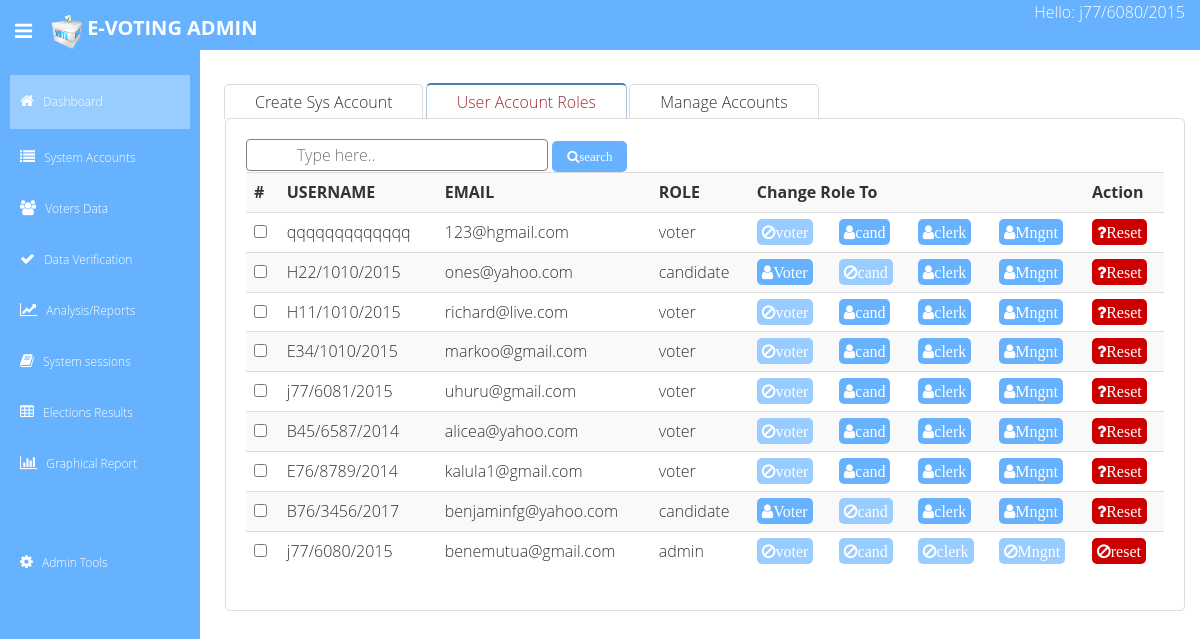
The page /admin/user-roles.php (signed in) on the database its author committed.
### tables this page shows
CREATE TABLE `users` (
  `id` int(11) NOT NULL,
  `name` varchar(100) NOT NULL,
  `username` varchar(40) NOT NULL,
  `password` varchar(256) DEFAULT '11111',
  `role` varchar(15) NOT NULL DEFAULT 'voter',
  `email` varchar(80) DEFAULT NULL,
  `reg_date` datetime NOT NULL DEFAULT current_timestamp()
);

### admin/user-roles.php (the view, shortened to what this page needs)
<?php require_once('usersdb.php'); ?>
<?php
$query="SELECT * FROM users WHERE username= '".$_SESSION['username']."' ";
$results=mysqli_query($link,$query); ?>
<?php while($row=mysqli_fetch_array($results)){ ?>
  <?php  if(($row['role'])=='admin'): ?>
<?php require_once('header.php'); ?>
    <section id="main-content">
      <section class="wrapper site-min-height">
     <br>
<div class="tabset">
  <label for="tab1">Create Sys Account</label>
  <label for="tab2">User Account Roles</label>
  <label for="tab3">Manage Accounts</label>
  <div class="tab-panels">
    <section id="verification" class="tab-panel">
<?php
function filterTable($query){
    $link=mysqli_connect('127.0.0.1','root','1234567','e-voting');
$filter_Result = mysqli_query($link,$query);
    return $filter_Result;
}
if(isset($_POST['search'])){
  $valueToSearch= $_POST['valueToSearch'];
$query = "SELECT * FROM users WHERE username LIKE '%$valueToSearch%' OR name LIKE '%$valueToSearch%' OR  role LIKE '%$valueToSearch%' OR
email LIKE '%$valueToSearch%' ORDER BY id DESC";
    $result = filterTable($query);
}
else{
 $query = "SELECT * FROM users ORDER BY id DESC";
    $result= filterTable($query);
}
?>
<form action="usersdb.php" method="post">
<div class="Input-group1">
<input type="text" name="valueToSearch" value="" class="search" placeholder="Type here..">
<button type="submit" formaction="user-roles.php" class="btn"  name="search"><i class="fa fa-search">search</i></button>
</div>
          <table class="table table-striped table-advance table-hover" >
          <tr bgcolor="gainsboro">
              <th>#</th>
              <th>USERNAME</th>
              <th>EMAIL</th>
              <th>ROLE</th>
              <th colspan="4">Change Role To</th>
              <th>Action</th>
              </tr>
<?php if($result->num_rows>0): ?>
<?php while ($row = mysqli_fetch_array($result)) { ?>
		<tr>
            <td><input type="checkbox" name="check[]"></td>
			<td><?php echo $row['username']; ?></td>
			<td><?php echo $row['email']; ?></td>
            <td><?php echo $row['role']; ?></td>
            <td>
            <?php if($row['role']=='voter' OR $row['role']=='admin' OR $row['role']=='s_a'): ?>
          <disabled a href="#?voter=<?php echo $row['id']; ?>" class="edit_disabled" ><i class="fa fa-ban">voter</i></a>
            <?php else: ?>
            <a href="usersdb.php?voter=<?php echo $row['id']; ?>" class="edit_btn" ><i class="fa fa-user">Voter</i></a>
            <?php endif; ?>
            </td>
            <td>
             <?php if($row['role']=='candidate' OR $row['role']=='admin' OR $row['role']=='s_a'): ?>
          <disabled a href="#?cand=<?php echo $row['id']; ?>" class="edit_disabled" ><i class="fa fa-ban">cand</i></a>
            <?php else: ?>
            <a href="usersdb.php?cand=<?php echo $row['id']; ?>" class="edit_btn" ><i class="fa fa-user">cand</i></a>
            <?php endif; ?>
            </td>
            <td>
             <?php if($row['role']=='clerk' OR $row['role']=='admin' OR $row['role']=='s_a'): ?>
          <disabled a href="#?clerk=<?php echo $row['id']; ?>" class="edit_disabled" ><i class="fa fa-ban">clerk</i></a>
            <?php else: ?>
            <a href="usersdb.php?clerk=<?php echo $row['id']; ?>" class="edit_btn" ><i class="fa fa-user">clerk</i></a>
            <?php endif; ?>
            </td>
            <td>
             <?php if($row['role']=='mngnt' OR $row['role']=='admin' OR $row['role']=='s_a'): ?>
          <disabled a href="#?mngnt=<?php echo $row['id']; ?>" class="edit_disabled" ><i class="fa fa-ban">Mngnt</i></a>
            <?php else: ?>
            <a href="usersdb.php?mngnt=<?php echo $row['id']; ?>" class="edit_btn" ><i class="fa fa-user">Mngnt</i></a>
            <?php endif; ?>
            </td>
              <td>
                  <?php if($row['role']=='admin' OR $row['role']=='s_a'): ?>
          <disabled a href="#?reset=<?php echo $row['id']; ?>" class="del_btn" ><i class="fa fa-ban">reset</i></a>
            <?php else: ?>
            <a href="usersdb.php?reset=<?php echo $row['id']; ?>"
             onclick="return confirm ('Confirm Reseting the account ID <?php echo $row['id'] ?> ?')"
            class="del_btn" ><i class="fa fa-question">Reset</i></a>
                  <?php endif; ?>
            </td>
		</tr>
	<?php } ?>
		<?php else: ?>
	<tr><td colspan="10"><i class="fa fa-remove">No matches</i></td></tr>
	<?php endif; ?>
          </table>
        </form>
    </section>
  </div>
</div>
    </section>
  <?php else: ?>
<?php require_once('error.php'); ?>
        <?php endif; }?>
</body>
</html>

### admin/header.php (shortened to what this page needs)
<!DOCTYPE html>
<html lang="en">
<head>
  <link href="lib/bootstrap/css/bootstrap.min.css" rel="stylesheet">
  <link href="lib/font-awesome/css/font-awesome.css" rel="stylesheet" />
  <link rel="stylesheet" type="text/css" href="css/zabuto_calendar.css">
  <link rel="stylesheet" type="text/css" href="lib/gritter/css/jquery.gritter.css" />
  <link href="css/style.css" rel="stylesheet">
  <link href="css/style-responsive.css" rel="stylesheet">
</head>
<body>
  <section id="container">
    <header class="header black-bg">
      <div class="sidebar-toggle-box">
        <div class="fa fa-bars tooltips" data-placement="right" data-original-title="Collapse Menu"></div>
      </div>
      <a href="index.php" class="logo"><b><img src="img/vote.png" width="40" height="40">E-VOTING ADMIN</b></a>
      <div class="top-menu">
        <ul class="nav pull-right top-menu">
             <li>
            <?php  if (isset($_SESSION['username'])) : ?>
                            Hello:
                    <?php echo $_SESSION['username']; ?>
                  <?php endif ?>
							</li>
        </ul>
      </div>
    </header>
    <aside>
      <div id="sidebar" class="nav-collapse ">
        <ul class="sidebar-menu" id="nav-accordion">
          <li class="mt">
            <a class="active" href="index.php">
              <i class="fa fa-home"></i>
              <span>Dashboard</span>
              </a>
          </li>
          <li class="sub-menu">
            <a href="javascript:;">
              <i class="fa fa-list"></i>
              <span>System Accounts</span>
              </a>
          </li>
          <li class="sub-menu">
            <a href="javascript:;">
              <i class="fa fa-group"></i>
              <span>Voters Data</span>
              </a>
          </li>
              <li class="sub-menu">
            <a href="javascript:;">
              <i class="fa fa-check"></i>
              <span>Data Verification</span>
              </a>
          </li>
              <li class="sub-menu">
            <a href="javascript:;">
              <i class="fa fa-line-chart"></i>
              <span>Analysis/Reports</span>
              </a>
          </li>
              <li class="sub-menu">
            <a href="javascript:;">
              <i class="fa fa-book"></i>
              <span>System sessions</span>
              </a>
          </li>
                <li class="sub-menu">
            <a href="javascript:;">
              <i class="fa fa-table"></i>
              <span>Elections Results</span>
              </a>
          </li>
                <li class="sub-menu">
            <a href="javascript:;">
              <i class="fa fa-bar-chart"></i>
              <span>Graphical Report</span>
              </a>
          </li>
        <br><br>
                   <li class="sub-menu">
            <a href="javascript:;">
              <i class="fa fa-cog"></i>
              <span>Admin Tools</span>
              </a>
          </li>
             </ul>
               </div>
    </aside>

### admin/css/style.css (style rules this page uses)
body { font-size:13px; }
ul li { list-style: none; }
a, a:hover, a:focus { text-decoration: none; outline: none; }
#sidebar { width: 200px; height: 100%; position: fixed; background: #66b2ff; }
#sidebar ul li { position: relative; }
ul.sidebar-menu , ul.sidebar-menu li ul.sub { margin: -2px 0 0; padding: 0; }
ul.sidebar-menu { margin-top: 75px; }
ul.sidebar-menu li { margin-bottom: 5px; margin-left:10px; margin-right:10px; }
ul.sidebar-menu li.sub-menu { line-height: 15px; }
ul.sidebar-menu li a span { display: inline-block; }
ul.sidebar-menu li a { color: white; text-decoration: none; display: block; padding: 15px 0 15px 10px; font-size: 12px; outline: none; -webkit-transition: all 0.3s ease; -moz-transition: all 0.3s ease; -o-transition: all 0.3s ease; -ms-transition: all 0.3s ease; transition: all 0.3s ease; }
ul.sidebar-menu li a.active, ul.sidebar-menu li a:hover, ul.sidebar-menu li a:focus { background: #99ccff; color: white; display: block; -webkit-transition: all 0.3s ease; -moz-transition: all 0.3s ease; -o-transition: all 0.3s ease; -ms-transition: all 0.3s ease; transition: all 0.3s ease; }
ul.sidebar-menu li a i { font-size: 15px; padding-right: 6px; }
ul.sidebar-menu li a.active i { color: #fff; }
#main-content { margin-left: 210px; }
.header, .footer { padding: 0 15px; }
.header { position: fixed; left: 0; right: 0; z-index: 1002; }
.black-bg { background: #66b2ff; color: white; }
.wrapper { display: inline-block; margin-top: 60px; padding-left: 15px; padding-right: 15px; padding-bottom: 15px; padding-top: 0px; width: 100%; }
a.logo { font-size: 20px; color: white; float: left; margin-top: 10px; text-transform: uppercase; }
@media screen and (-webkit-min-device-pixel-ratio:0) { a.logo { font-size: 8px; color: white; float: left; text-transform: lowercase; } }
.sidebar-toggle-box { float: left; padding-right: 15px; margin-top: 20px; }
.sidebar-toggle-box .fa-bars { cursor:e-resize; display: inline-block; font-size: 20px; }
.tabset .tab-panel { display: none; }
.tabset > input:first-child:checked ~ .tab-panels > .tab-panel:first-child, .tabset > input:nth-child(3):checked ~ .tab-panels > .tab-panel:nth-child(2), .tabset > input:nth-child(5):checked ~ .tab-panels > .tab-panel:nth-child(3), .tabset > input:nth-child(7):checked ~ .tab-panels > .tab-panel:nth-child(4), .tabset > input:nth-child(9):checked ~ .tab-panels > .tab-panel:nth-child(5), .tabset > input:nth-child(11):checked ~ .tab-panels > .tab-panel:nth-child(6) { display: block; }
body { font: 16px/1.5em "Overpass", "Open Sans", Helvetica, sans-serif; color: #333; font-weight: 300; }
.tabset > label { position: relative; display: inline-block; padding: 5px 30px; border: 1px solid gainsboro; border-top-left-radius: 5px; border-top-right-radius: 5px; margin: -1px; border-bottom: none; cursor: pointer; }
.tabset > label::after { content: ""; position: absolute; left: 15px; bottom: 10px; width: 22px; height: 4px; }
.tabset > input:checked + label { border-color: lightsteelblue; border-top: 2px solid steelblue; margin-bottom: -1px; color: brown; }
.tab-panel { padding: 20px; border: 1px solid gainsboro; border-radius:5px; overflow:auto; }
label { font-weight: 200; display: flex; text-align: left; margin: 3px; }
.btn { font-size: 13px; color: white; background: #66b2ff; padding: 6px 15px; border: none; border-radius: 5px; }
.edit_btn { text-decoration: none; padding: 2px 5px; color: white; background: #66b2ff; border-radius: 5px; }
.edit_disabled { color:white; cursor: not-allowed; text-decoration: none; padding: 2px 5px; background: #99ccff; border-radius: 5px; }
.del_btn { text-decoration: none; padding: 2px 5px; color: white; border-radius: 3px; background: #cc0000; border-radius: 5px; }
.search { padding: 3px 50px; border: 1px solid gray; border-radius: 4px; }

### rows shown on the page
users: username "j77/6080/2015", email "benemutua@gmail.com", role "admin"
users: username "qqqqqqqqqqqqq", email "123@hgmail.com", role "voter"
users: username "H22/1010/2015", email "ones@yahoo.com", role "candidate"
users: username "H11/1010/2015", email "richard@live.com", role "voter"
users: username "E34/1010/2015", email "markoo@gmail.com", role "voter"
users: username "j77/6081/2015", email "uhuru@gmail.com", role "voter"
users: username "B45/6587/2014", email "alicea@yahoo.com", role "voter"
users: username "E76/8789/2014", email "kalula1@gmail.com", role "voter"
users: username "B76/3456/2017", email "benjaminfg@yahoo.com", role "candidate"
